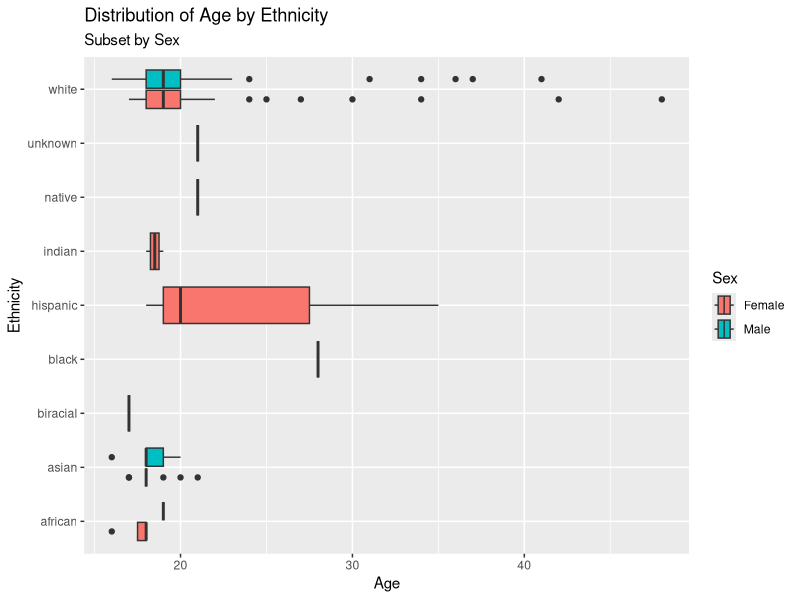
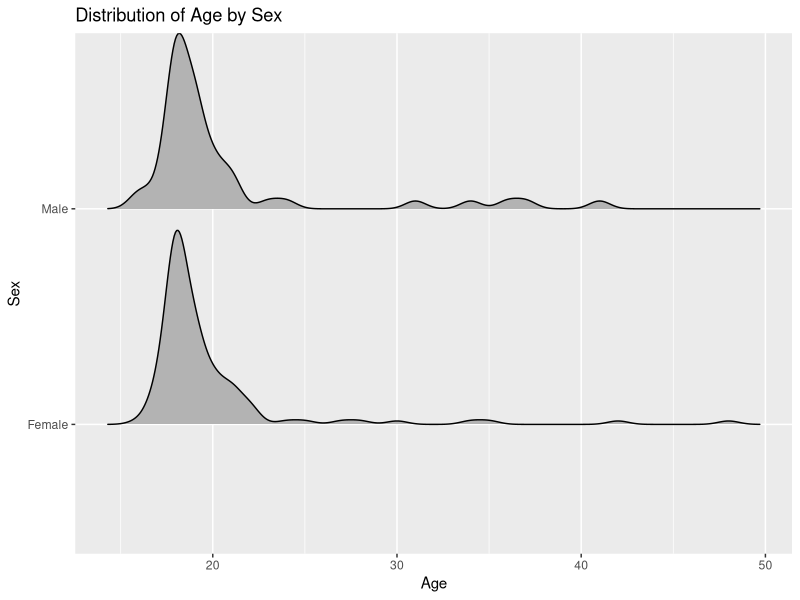

Generate these figures, in order, with R:
## ---- chunk 1
#| message: false
library(tidyverse)
## ---- chunk 2
#| message: false
hiphop <- read_csv(here::here("supporting_artifacts", "hiphop.csv"))
## ---- chunk 3
hiphop_clean <- hiphop |> 
  drop_na(
    word:popularityScore
  )
## ---- chunk 4
hiphop_clean |> 
  distinct(
    word
  ) |> 
  count()
## ---- chunk 5
hiphop_clean <- hiphop_clean |> 
  mutate(
    whiteNonwhite = if_else(
      ethnic == 'white',
      'white',
      'nonwhite'
    )
  )
## ---- chunk 6
demographics <- hiphop_clean |> 
  distinct(
    subj,
    .keep_all = TRUE
  ) |>
  mutate(
    sex = as.factor(sex),
    ethnic = as.factor(ethnic)
  ) |> 
  select(
    sex,
    age,
    ethnic,
  )
summary(demographics)
## ---- chunk 7
ggplot(
  demographics,
  mapping = aes(x = age, y = ethnic, fill = sex)
) +
  geom_boxplot() +
  labs(
    x = "Age",
    y = "Ethnicity",
    fill = "Sex",
    title = "Distribution of Age by Ethnicity",
    subtitle = "Subset by Sex"
  )
## ---- chunk 8
#| message: false
ggplot(
  demographics,
  mapping = aes(x = age, y = sex)
) +
  ggridges::geom_density_ridges(scale = 0.9) +
  labs(
    x = "Age",
    y = "Sex",
    title = "Distribution of Age by Sex"
  )
## ---- chunk 9
hiphop_clean |> 
  filter(
    age < 20
  ) |> 
  select(
    word,
    familiarity
  ) |>
  group_by(
    word
  ) |> 
  mutate(
    avg = mean(familiarity),
  ) |> 
  distinct(
    word,
    avg
  ) |> 
  summarize(
    avg
  ) |> 
  filter(
    avg == min(avg) | 
      avg == max(avg)
  )
## ---- chunk 10
hiphop_clean |> 
  filter(
    toupper(whiteNonwhite) == "NONWHITE",
    toupper(sex) == "FEMALE"
  ) |> 
  select(
    word,
    familiarity
  ) |>
  group_by(
    word
  ) |> 
  mutate(
    avg = mean(familiarity),
  ) |> 
  distinct(
    word,
    avg
  ) |> 
  summarize(
    avg
  ) |> 
  filter(
    avg == min(avg) | 
      avg == max(avg)
  )
## ---- chunk 11
hiphop_clean |> 
  filter(
    age > 30,
    toupper(whiteNonwhite) == "WHITE",
    toupper(sex) == "MALE"
  ) |> 
  select(
    word,
    familiarity
  ) |>
  group_by(
    word
  ) |> 
  mutate(
    avg = mean(familiarity),
  ) |> 
  distinct(
    word,
    avg
  ) |> 
  summarize(
    avg
  ) |> 
  filter(
    avg == min(avg) | 
      avg == max(avg)
  )
## ---- chunk 12
hiphop_clean |> 
  filter(
    age >= 17,
    age <= 23,
    toupper(sex) == "MALE",
    bieber >= 3,
    city <= 60000,
    city >= 10000
  )
